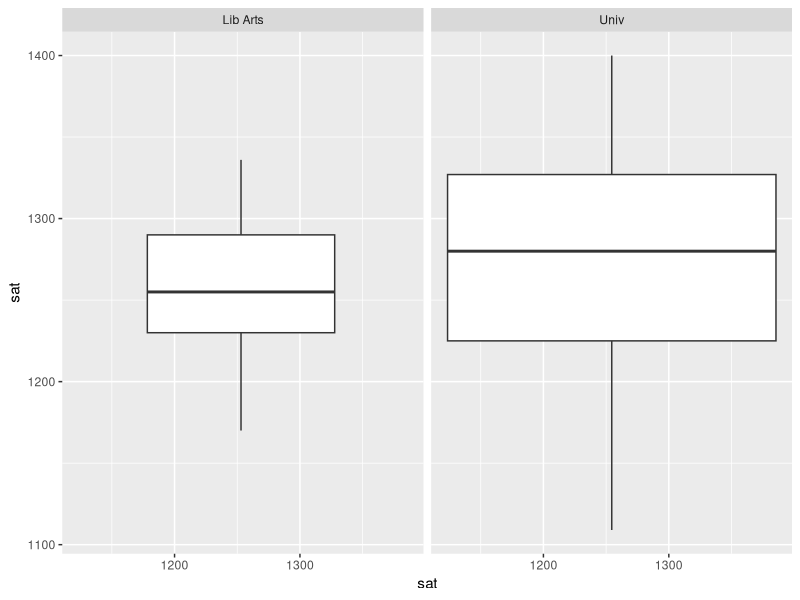
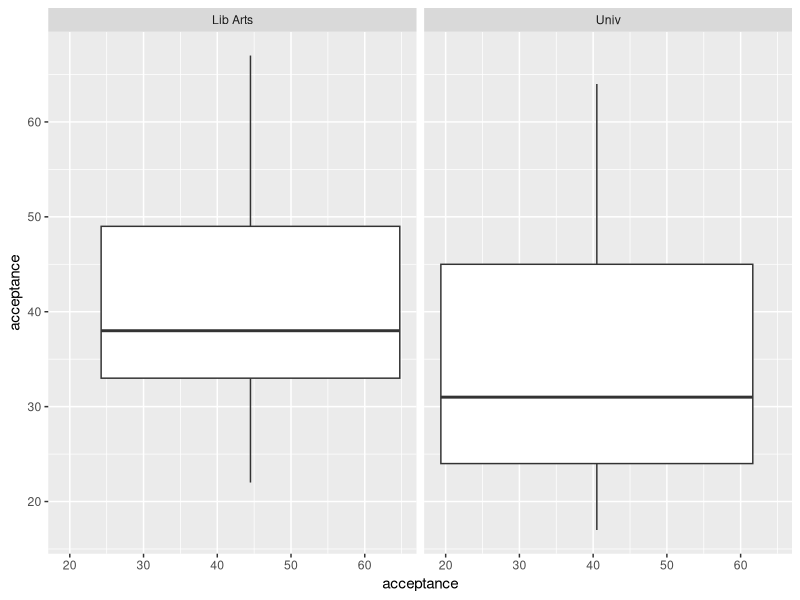

Here is the R script that generated these plots, in order: (Note: this script raises an error after producing the figures.)
library("ggplot2")
library("reshape2")

data <- read.table("schools.csv", sep="\t")
colnames(data) <- c("school", "sat", "acceptance", "students", "top", "phd", "grad")
print(sprintf("Total number of records: %d", nrow(data)))
summary(data)

print("Summary on Lib Arts")
libarts_data <- data[data$school=="Lib Arts",]
libarts_data <- libarts_data[, 2:ncol(data)]
summary(libarts_data)
print(colSums(libarts_data))


print("Summary on Univ")
univ_data <- data[data$school=="Univ",]
univ_data <- univ_data[, 2:ncol(univ_data)]
summary(univ_data)
print(colSums(univ_data))

p <- function(data, col) {
  return(ggplot(data) + geom_boxplot(aes_string(x=col, y=col)) + facet_grid(~school))
}

p(data, "sat")
p(data, "acceptance")

grid.arrange(p(data, "sat"), 
             p(data, "acceptance"), 
             p(data, "students"), 
             p(data, "top"), 
             p(data, "phd"), 
             p(data, "grad"), ncol=2)

# ggplot(melt(data), aes(x=variable, y=value)) + geom_boxplot(aes(fill=variable)) + facet_grid(~school)